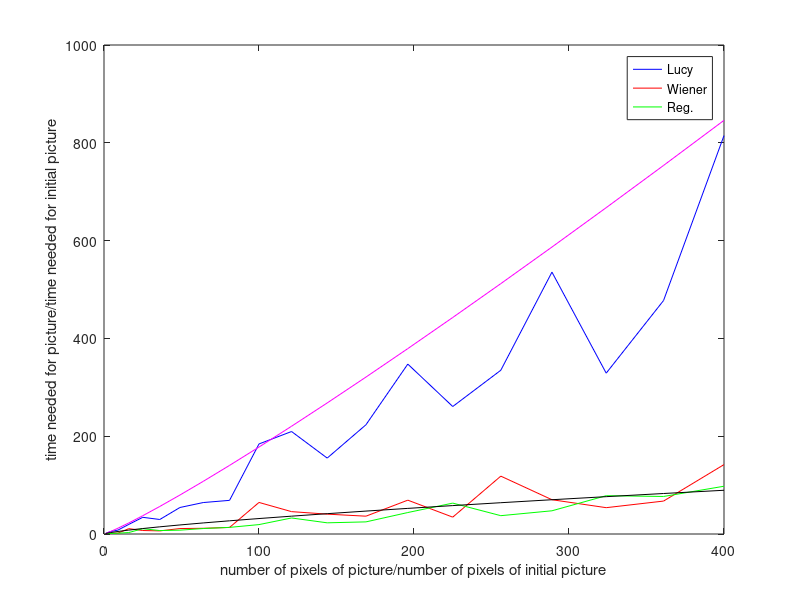
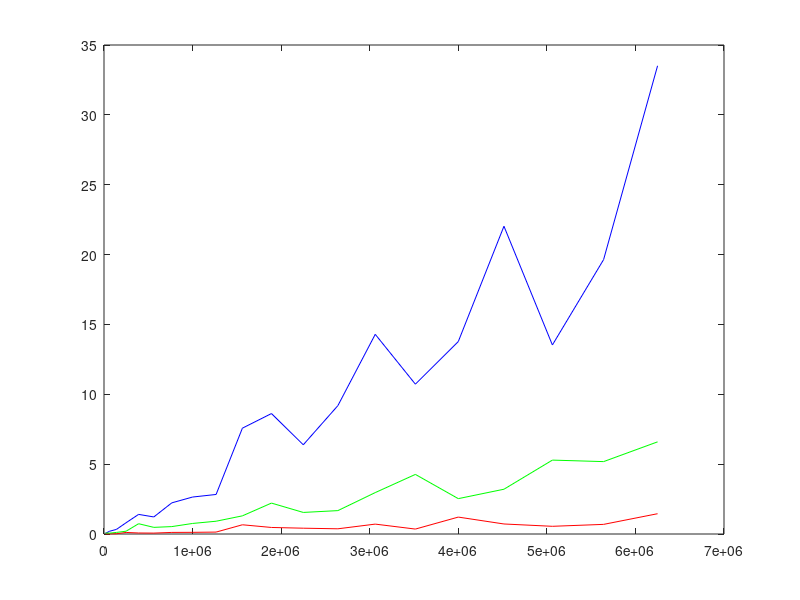

The MATLAB source for these figures, in order: (Note: this script raises an error after producing the figures.)
%% To compute the complexity of the different deconv, 
%be careful to adjust the tic toc.
% time = zeros(3,20)
% for j =1:3
%     for i=1:20
%         time(j,i) = testBlurDeblur(8,j,80,50,3,16,125*i)
%     end
% 
% end
close all;
load timebw.mat
x = 1:20;
x = x.^2;
nbpixelsrow = 125*linspace(1,20,20);
figure()
plot(x, time(1,:)/time(1,1), 'b', x, time(2,:)/time(2,1), 'r', x, time(3,:)/time(3,1), 'g', x, x.^(9/8), 'm', x, x.^(3/4), 'k')
legend('Lucy','Wiener','Reg.');
xlabel('number of pixels of picture/number of pixels of initial picture');
ylabel('time needed for picture/time needed for initial picture');
figure()
plot(nbpixelsrow.*nbpixelsrow, time(1,:), 'b', nbpixelsrow.*nbpixelsrow, time(2,:), 'r',nbpixelsrow.*nbpixelsrow, time(3,:), 'g');
%xlabel('$\frac{\textbf{size of picture}}{\textbf{size of initial picture}}$','Interpreter','Latex','FontSize',10);
%ylabel('$\frac{\textbf{time needed for picture}}{\textbf{time needed for initial picture}}$','Interpreter','Latex','FontSize',10)



%% To compute the complexity of length estimator and robust_angle_estimator
% be careful to adjust the tic toc.

time = zeros(1,20);

for i=1:20
    time(i) = testBlurDeblur(8,2,80,50,3,16,125*i)
end


x = 1:20;
x = x.^2;
plot(x, time(1,:)/time(1,1))
legend('Radon');
xlabel('number of pixels of picture/number of pixels of initial picture');
ylabel('time needed for picture/time needed for initial picture');

